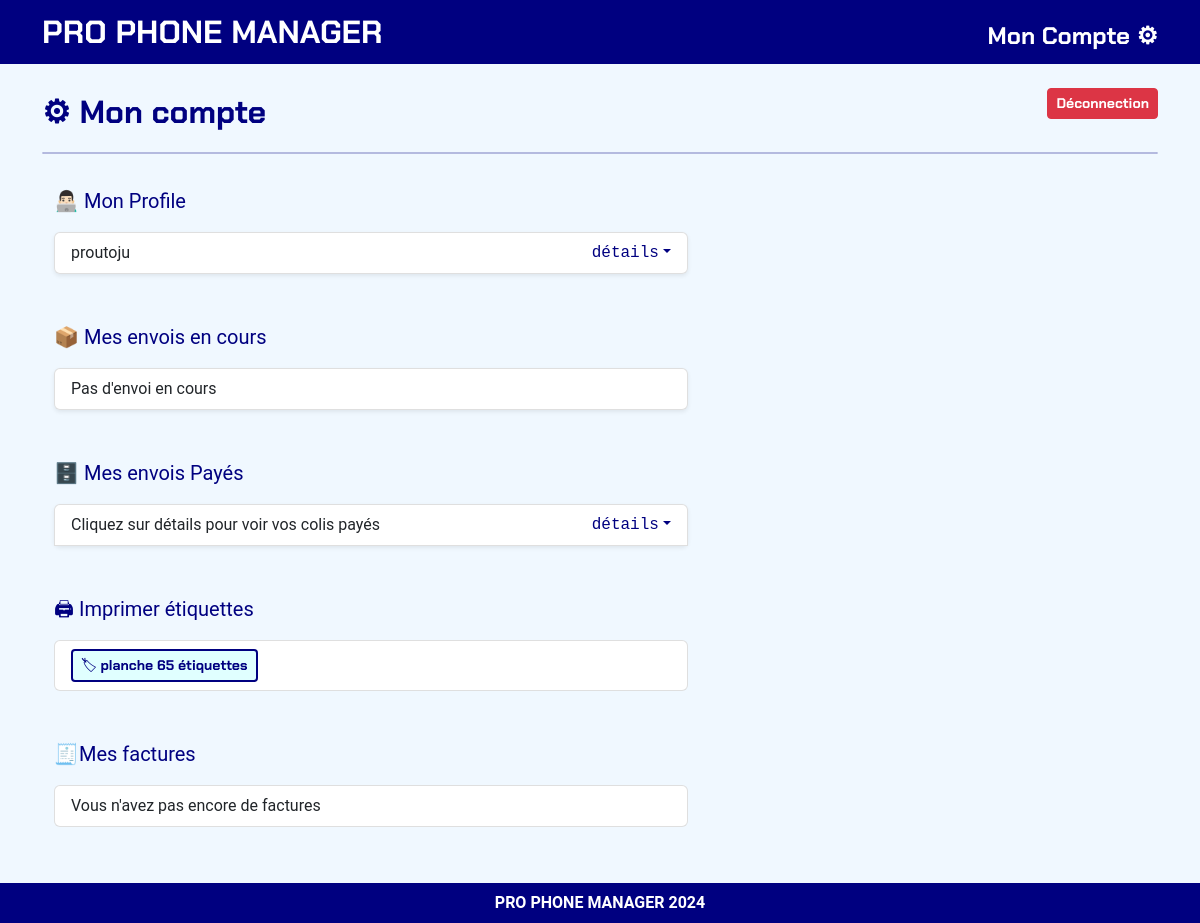
The app's page /settings/ (signed in), older data.
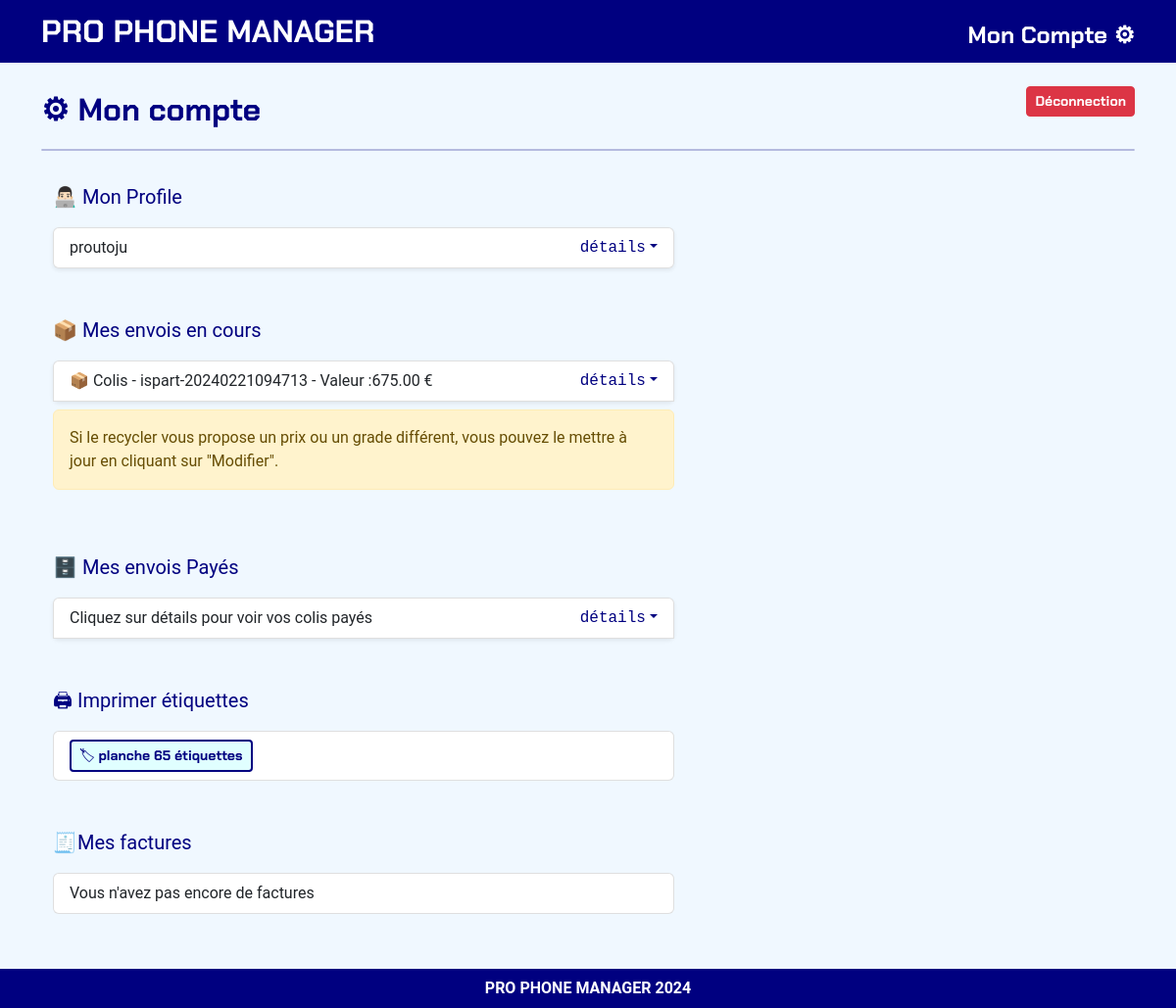
The same page, newer data.
### listings/models.py (models this page shows, shortened)
class Package(models.Model):
    reference = models.CharField(max_length=40, unique=True)
    brokenscreens = models.ManyToManyField('BrokenScreen', related_name='packages')
    date_shipped = models.DateTimeField(auto_now_add=True)
    is_shipped = models.BooleanField(default=False)
    is_paid = models.BooleanField(default=False)
    total_value = models.DecimalField(max_digits=10, decimal_places=2, default=0)
    def get_brokenscreen_fields(self):
        brokenscreen_instances = list(self.brokenscreens.all())
        logger.info(f"get_brokenscreen_fields() returned: {type(brokenscreen_instances)}")
        return brokenscreen_instances

### listings/views.py (the view)
# urls.py: path('settings/', settings_view, name='settings_view'),
@login_required
def settings_view(request):
    repair_store = RepairStore.objects.get(user=request.user)
    unique_references = Package.objects.filter(brokenscreens__repairstore=repair_store).values_list('reference', flat=True).distinct()
    packages_info = {}
    non_paid_packages = []  # Ajouter une liste pour les colis non payés
    paid_packages = []  # Ajouter une liste pour les colis archivés
    total_value_paid = 0  # Initialiser la valeur totale des colis payés
    for reference in unique_references:
        package = Package.objects.filter(
            reference=reference,
            brokenscreens__repairstore=repair_store
        ).first()
        if package:
            brokenscreen_fields = package.get_brokenscreen_fields()
            packages_info[reference] = {
                'package': package,
                'brokenscreen_fields': brokenscreen_fields,
            }
            if not package.is_paid:
                non_paid_packages.append(package)  # Ajouter le colis non payé à la liste
            elif package.is_paid:
                paid_packages.append(package)  # Ajouter le colis archivé à la liste
            if package.is_paid:
                total_value_paid += package.total_value  # Ajouter la valeur totale du colis payé
    has_paid_packages = any(package_info['package'].is_paid for package_info in packages_info.values())
    context = {
        'repair_store': repair_store,
        'packages_info': packages_info,
        'has_paid_packages': has_paid_packages,
        'non_paid_packages': non_paid_packages,  # Ajouter la liste des colis non payés au contexte
        'paid_packages': paid_packages,  # Ajouter la liste des colis archivés au contexte
        'total_value_paid': total_value_paid,  # Ajouter la valeur totale des colis payés au contexte
    }
    return render(request, 'settings_view.html', context)

### listings/models.py (called while the page is built)
    def __str__(self):
        return self.value

    def __str__(self):
        return self.screenbrand

    def __str__(self):
        return f"{self.screenmodel}"

### listings/templates/settings_view.html (shortened to what this page needs)
{% extends "base_webapp.html" %}
{% load static %}
{% block page_title %}
<span>⚙ Mon compte</span>
<span>
    <a class="btn btn-sm btn-danger float-end" style="cursor:pointer;" data-bs-toggle="modal" data-bs-target="#logoutModal">Déconnection</a>
</span>
{% endblock page_title %}
{% block page_content %}
<div class="row mb-4 md-mb-5 mb-lg-5">
	<div class="col-12 col-md-8 col-lg-7 mb-3 fs-5 text-blue">👨🏻‍💻 Mon Profile</div>
	<div class="col-12 col-md-8 col-lg-7">
		<ul class="list-group shadow-sm">
			<li class="list-group-item fs-6">
				<span>{{ user.username }}</span>
				<span class="float-end font-monospace text-blue fs-6 dropdown-toggle">détails</span>
			</li>
		</ul>
	</div>
</div>
<div class="row mb-5">
    <div class="col-12 col-md-8 col-lg-7 mb-3 fs-5 text-blue">📦 Mes envois en cours</div>
    <div class="col-12 col-md-8 col-lg-7">
        {% if non_paid_packages|length > 0 %}
            <ul class="list-group shadow-sm">
                {% for package in non_paid_packages %}
                    <li class="list-group-item fs-6">
                        <span class="float-end font-monospace text-blue fs-6 dropdown-toggle" data-bs-toggle="collapse" href="#collapseShipments{{ package.reference }}" role="button" aria-expanded="false" aria-controls="collapseShipments{{ package.reference }}">détails</span>
                        📦 Colis - {{ package.reference }} - Valeur :{{ package.total_value }} €
                    </li>
                {% endfor %}
            </ul>
            <div class="alert alert-warning mt-2" role="alert">
                Si le recycler vous propose un prix ou un grade différent, vous pouvez le mettre à jour en cliquant sur "Modifier".
            </div>
        {% else %}
            <ul class="list-group shadow-sm">
                <li class="list-group-item fs-6">Pas d'envoi en cours</li>
            </ul>
        {% endif %}
    </div>
</div>
<div class="row mb-5">
    <div class="col-12 col-md-8 col-lg-7 mb-3 fs-5 text-blue">🗄️ Mes envois Payés</div>
    <div class="col-12 col-md-8 col-lg-7">
        <ul class="list-group shadow-sm">
            {% if paid_packages %}
                <li class="list-group-item fs-6">
                    Cliquez sur détails pour voir vos colis payés
                    <span class="float-end font-monospace text-blue fs-6 dropdown-toggle" data-bs-toggle="collapse" href="#collapseArchivedPackages" role="button" aria-expanded="false" aria-controls="collapseArchivedPackages">détails</span>
                </li>
            {% else %}
                <li class="list-group-item fs-6">Pas d'envoi archivés actuellement</li>
            {% endif %}
        </ul>
    </div>
</div>
<div class="row mb-5">
	<div class="col-12 col-md-8 col-lg-7 mb-3 fs-5 text-blue">🖨 Imprimer étiquettes</div>
	<div class="col-12 col-md-8 col-lg-7">
		<ul class="list-group">
			<li class="list-group-item">
				<a href="{% url 'stickers' %}" class="btn btn-sm btn-outline-blue" target="blank">🏷 planche 65 étiquettes</a>
            </li>
		</ul>
	</div>
</div>
<div class="row mb-5">
    <div class="col-12 col-md-8 col-lg-7 mb-3 fs-5 text-blue">🧾Mes factures</div>
    <div class="col-12 col-md-8 col-lg-7">
        <ul class="list-group">
            <li class="list-group-item">
                Vous n'avez pas encore de factures
            </li>
        </ul>
    </div>
</div>
{% endblock page_content %}

Row changes from the older to the newer data that the page shows:
added Package: reference "ispart-20240221094713", total_value "675.00"
Text that changed along with them:
text no longer shown: "Pas d'envoi en cours"
text now shown: "Si le recycler vous propose un prix ou un grade différent, vous pouvez le mettre à jour en cliquant sur \"Modifier\"."
